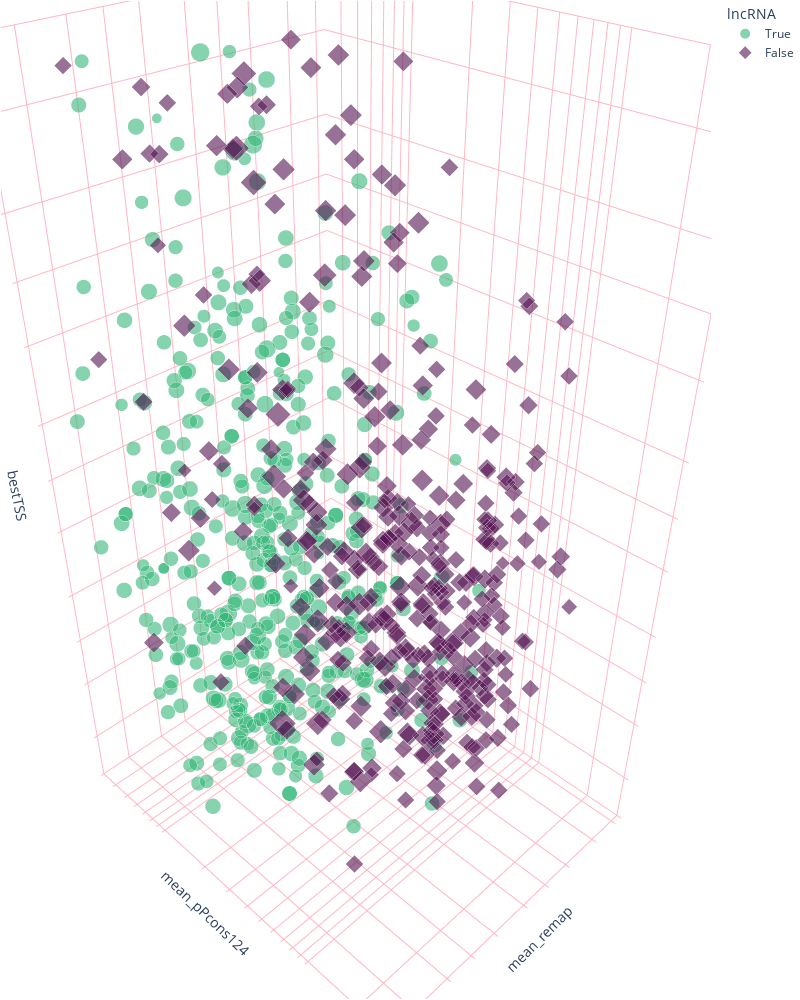

This figure's notebook cell:
### Code cell
fig = px.scatter_3d(
    features_7500_each,
    x='mean_remap',
    y='mean_pPcons124',
    z='bestTSS',
    size=np.log(features_7500_each['length']),
    color='lncRNA',
    symbol='lncRNA',
    symbol_sequence=['circle', 'diamond'],
    hover_data=['name'],
    # size_max=20,
    color_discrete_sequence=['#35B779', '#541352'],
    opacity=0.6,
    log_x=True,
    log_y=True,
    log_z=True,
    width=800,
    height=1000
)
fig.update_layout(margin=dict(t=1, r=1, l=1, b=1), scene=dict(
    xaxis=dict(showgrid=True, gridwidth=2, gridcolor='lightpink', backgroundcolor=None, showbackground=False, showticklabels=False),
    yaxis=dict(showgrid=True, gridwidth=2, gridcolor='lightpink', backgroundcolor=None, showbackground=False, showticklabels=False, range=[-0.5,1.5]),
    zaxis=dict(showgrid=True, gridwidth=2, gridcolor='lightpink', backgroundcolor=None, showbackground=False, showticklabels=False, range=[0,4])
)
)
fig.show()

### Figure 1 — Plotly figure (JSON) as saved in the notebook; plotly's stock layout.template omitted (floating-point values rounded to 4 significant figures; data arrays with more than 128 entries replaced by an {"elided": "..."} marker saying what was removed)
{"data": [{"customdata": {"elided": "500x1 str values"}, "hovertemplate": "lncRNA=True<br>mean_remap=%{x}<br>mean_pPcons124=%{y}<br>bestTSS=%{z}<br>size=%{marker.size}<br>name=%{customdata[0]}<extra></extra>", "legendgroup": "True", "marker": {"color": "#35B779", "opacity": 0.6, "size": {"elided": "500 float values"}, "sizemode": "area", "sizeref": 0.02942, "symbol": "circle"}, "mode": "markers", "name": "True", "scene": "scene", "showlegend": true, "type": "scatter3d", "x": {"elided": "500 float values"}, "y": {"elided": "500 float values"}, "z": {"elided": "500 int values"}}, {"customdata": {"elided": "500x1 str values"}, "hovertemplate": "lncRNA=False<br>mean_remap=%{x}<br>mean_pPcons124=%{y}<br>bestTSS=%{z}<br>size=%{marker.size}<br>name=%{customdata[0]}<extra></extra>", "legendgroup": "False", "marker": {"color": "#541352", "opacity": 0.6, "size": {"elided": "500 float values"}, "sizemode": "area", "sizeref": 0.02942, "symbol": "diamond"}, "mode": "markers", "name": "False", "scene": "scene", "showlegend": true, "type": "scatter3d", "x": {"elided": "500 float values"}, "y": {"elided": "500 float values"}, "z": {"elided": "500 int values"}}], "layout": {"height": 1000, "legend": {"itemsizing": "constant", "title": {"text": "lncRNA"}, "tracegroupgap": 0}, "margin": {"b": 1, "l": 1, "r": 1, "t": 1}, "scene": {"domain": {"x": [0, 1], "y": [0, 1]}, "xaxis": {"gridcolor": "lightpink", "gridwidth": 2, "showbackground": false, "showgrid": true, "showticklabels": false, "title": {"text": "mean_remap"}, "type": "log"}, "yaxis": {"gridcolor": "lightpink", "gridwidth": 2, "range": [-0.5, 1.5], "showbackground": false, "showgrid": true, "showticklabels": false, "title": {"text": "mean_pPcons124"}, "type": "log"}, "zaxis": {"gridcolor": "lightpink", "gridwidth": 2, "range": [0, 4], "showbackground": false, "showgrid": true, "showticklabels": false, "title": {"text": "bestTSS"}, "type": "log"}}, "width": 800}}
